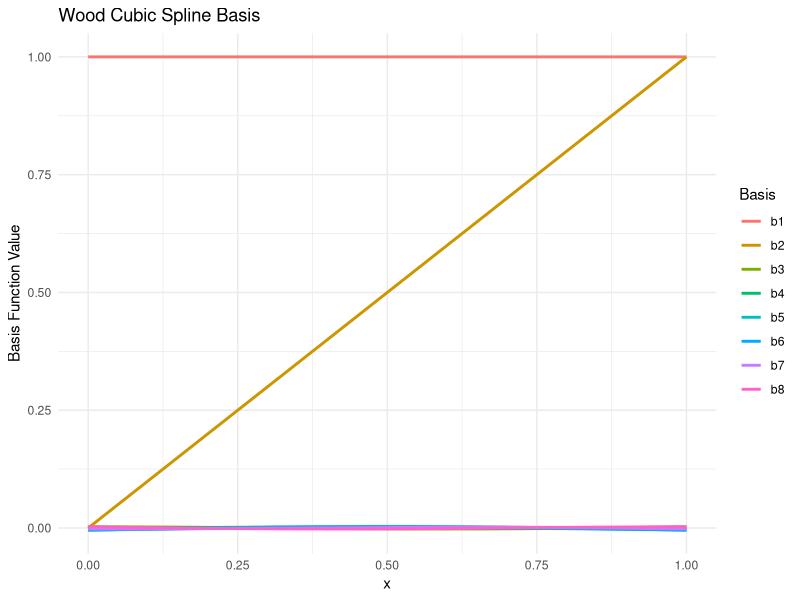
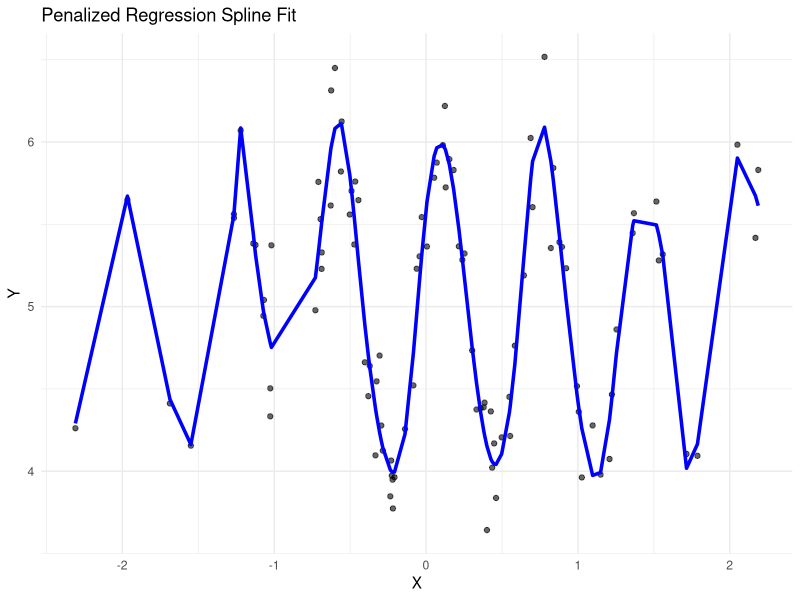
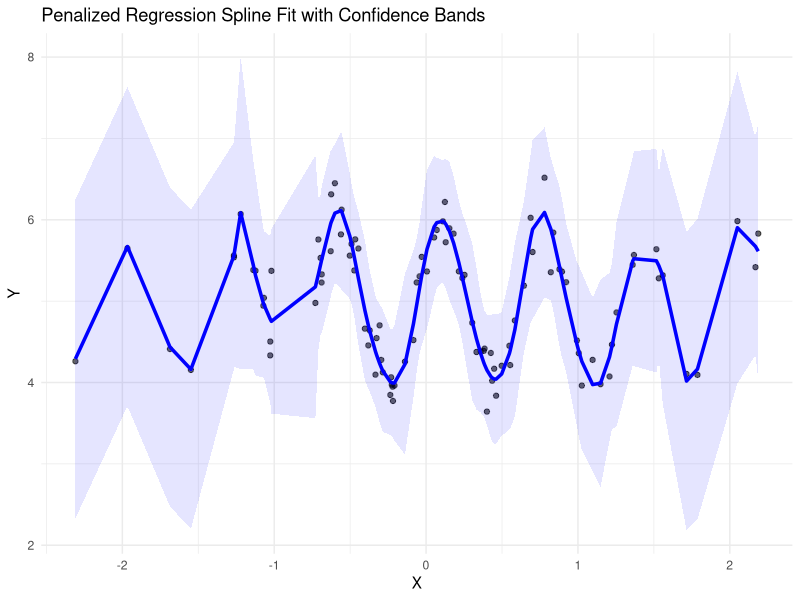
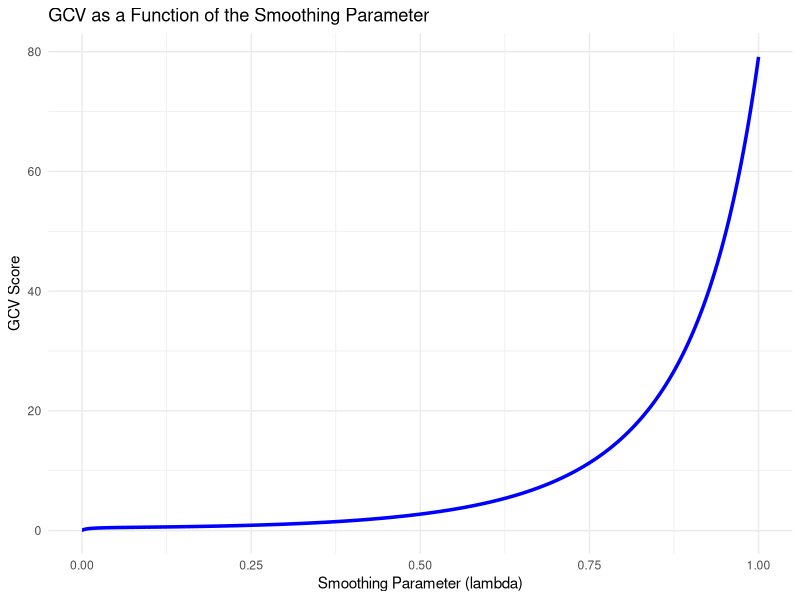

Source code (R) for these figures, in order:
## ---- chunk 1
knitr::opts_chunk$set(echo = TRUE)
## ---- chunk 2
library(ggplot2)
library(tidyverse)

rm(list=ls())

# Define x
x = seq(0,1, length.out=100)

#x = rnorm(100,0,1)
# We choose equally spaced notes over the range [0,1]

knots = seq(0,1,length.out=8) # we set this to 8 as the first and last knots will be removed, so this ensures we are left with 6

# Basis functions per Woods formulation

b1 = function(x) {
  rep(1, length(x))
}

b2 = function(x){
  x
}

R_x_z = function(x, z) {
  ((z - 0.5)^2 - 1/12) * ((x - 0.5)^2 - 1/12) / 4 - 
  ((abs(x - z) - 0.5)^4 - 0.5 * (abs(x - z) - 0.5)^2 + 7/240) / 24
}

# Construct the basis matrix

basis_matrix = cbind(b1(x), b2(x),sapply(knots[-c(1,length(knots))],function(k) R_x_z(x,k)))

basis_design_matrix = basis_matrix %>% as_tibble()
                  
colnames(basis_design_matrix) = c("b1", "b2", "b3", "b4", paste0("b", 5:(4 + length(knots))))
basis_design_matrix = basis_design_matrix %>%
                       mutate(x = x)

basis_melted <- reshape2::melt(basis_design_matrix, id.vars = "x")

ggplot(basis_melted, aes(x = x, y = value, color = variable)) + 
  geom_line(size = 1) + 
  labs(title = "Wood Cubic Spline Basis",
       x = "x", y = "Basis Function Value", color = "Basis") +
  #xlim(0, 1) + 
  theme_minimal()

## ---- chunk 3
set.seed(123)
n <- 100
x = rnorm(n,0,1)

y <- 5 + sin(3 * pi * (x-0.6)) + rnorm(n, sd = 0.5^2)


knots <- seq(min(x), max(x), length.out = 32) # We define length of 32 because the first and last knots will be removed, to ensure we have exactly 30 knots

# Construct penalty matrix
knot_positions <- knots[-c(1, length(knots))]
n_knots = length(knot_positions)
S = matrix(0, n_knots, n_knots)
for(i in 1:n_knots){
  for (j in 1: n_knots){
    S[i,j] = R_x_z(knot_positions[i], knot_positions[j])
  }
}

penalized_regression_spline = function(lambda){
  basis_matrix <- cbind(
  b1(x),
  b2(x),
  sapply(knot_positions, function(k) R_x_z(x, k))
)
  P = lambda * S
  X  = basis_matrix[, 3:ncol(basis_matrix)]
  XtX_plus_p = t(X)%*%X + P 
  XtY = t(X)%*%y
  beta_hat = solve(XtX_plus_p)%*%XtY
  fitted_values = X %*% beta_hat
  H = X %*% solve(XtX_plus_p) %*% t(X)
  se_errors = sqrt(diag(H))
  return (list(fitted_values = fitted_values , se_errors = se_errors))
}

fit_result = penalized_regression_spline(0.00000001) # choose a random lambda value

plot_data <- data.frame(x = x, y = y, y_hat = fit_result$fitted_values, se_errors=fit_result$se_errors)

ggplot(plot_data, aes(x = x, y = y)) + 
  geom_point(color = 'black', alpha = 0.6) +
  geom_line(aes(y = y_hat), color = 'blue', size = 1.2) +
  labs(title = "Penalized Regression Spline Fit",
       x = "X",
       y = "Y") +
  theme_minimal()
## ---- chunk 4

# (95% confidence intervals)
upper <- fit_result$fitted_values + 1.96 * fit_result$se_errors
lower <- fit_result$fitted_values - 1.96 * fit_result$se_errors


plot_data <- data.frame(x = x, y = y, y_hat = fit_result$fitted_values, lower = lower, upper = upper)

ggplot(plot_data, aes(x = x, y = y)) + 
  geom_point(color = 'black', alpha = 0.6) +
  geom_line(aes(y = y_hat), color = 'blue', size = 1.2) +
  geom_ribbon(aes(ymin = lower, ymax = upper), alpha = 0.1, fill = 'blue') +
  labs(title = "Penalized Regression Spline Fit with Confidence Bands",
       x = "X",
       y = "Y") +
  theme_minimal()
## ---- chunk 5

compute_gcv = function(lambda){
  basis_matrix <- cbind(
  b1(x),
  b2(x),
  sapply(knot_positions, function(k) R_x_z(x, k))
)
  P = lambda * S
  X  = basis_matrix[, 3:ncol(basis_matrix)]
  XtX_plus_p = t(X)%*%X + P 
  XtY = t(X)%*%y
  beta_hat = solve(XtX_plus_p)%*%XtY
  fitted_values = X %*% beta_hat
  
  # Compute residuals
  residuals = y - fitted_values
  H = X %*% solve(XtX_plus_p)%*%t(X)
  edf = sum(diag(H))
  
  # Compute the GCV score
  n = length(y)
  gcv = sum(residuals^2)/(n*(1-edf/n)^2)
  return (gcv)
}

lambda_values <- seq(0.00000001, 1, length.out = 5000)
gcv_scores <- sapply(lambda_values, compute_gcv)

gcv_data <- data.frame(lambda = lambda_values, gcv = gcv_scores)

ggplot(gcv_data, aes(x = lambda, y = gcv)) +
  geom_line(color = 'blue', size = 1.2) +
  labs(title = "GCV as a Function of the Smoothing Parameter",
       x = "Smoothing Parameter (lambda)",
       y = "GCV Score") +
  theme_minimal()

## ---- chunk 6
pulsar_data = read.csv2("Pulsar.csv", header = TRUE, sep=",")
head(pulsar_data)
## ---- chunk 7
